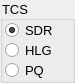
                <widget class="QGroupBox" name="groupBox_Media_Video_TCS">
                 <property name="minimumSize">
                  <size>
                   <width>0</width>
                   <height>83</height>
                  </size>
                 </property>
                 <property name="maximumSize">
                  <size>
                   <width>16777215</width>
                   <height>83</height>
                  </size>
                 </property>
                 <property name="baseSize">
                  <size>
                   <width>0</width>
                   <height>83</height>
                  </size>
                 </property>
                 <property name="autoFillBackground">
                  <bool>false</bool>
                 </property>
                 <property name="styleSheet">
                  <string notr="true">font-family: Arial; font-size: 13px</string>
                 </property>
                 <property name="title">
                  <string>TCS</string>
                 </property>
                 <widget class="QRadioButton" name="radioButton_Media_Video_TCS_SDR">
                  <property name="geometry">
                   <rect>
                    <x>5</x>
                    <y>20</y>
                    <width>51</width>
                    <height>20</height>
                   </rect>
                  </property>
                  <property name="font">
                   <font>
                    <family>Arial</family>
                    <pointsize>-1</pointsize>
                   </font>
                  </property>
                  <property name="styleSheet">
                   <string notr="true">QRadioButton::indicator {width: 15px; height: 15px} font-family: Arial; font-size: 13px
</string>
                  </property>
                  <property name="text">
                   <string>SDR</string>
                  </property>
                  <property name="checked">
                   <bool>true</bool>
                  </property>
                 </widget>
                 <widget class="QRadioButton" name="radioButton_Media_Video_TCS_PQ">
                  <property name="geometry">
                   <rect>
                    <x>5</x>
                    <y>60</y>
                    <width>61</width>
                    <height>20</height>
                   </rect>
                  </property>
                  <property name="font">
                   <font>
                    <family>Arial</family>
                    <pointsize>-1</pointsize>
                   </font>
                  </property>
                  <property name="styleSheet">
                   <string notr="true">QRadioButton::indicator {width: 15px; height: 15px} font-family: Arial; font-size: 13px
</string>
                  </property>
                  <property name="text">
                   <string>PQ</string>
                  </property>
                  <property name="checked">
                   <bool>false</bool>
                  </property>
                 </widget>
                 <widget class="QRadioButton" name="radioButton_Media_Video_TCS_HLG">
                  <property name="geometry">
                   <rect>
                    <x>5</x>
                    <y>40</y>
                    <width>61</width>
                    <height>20</height>
                   </rect>
                  </property>
                  <property name="font">
                   <font>
                    <family>Arial</family>
                    <pointsize>-1</pointsize>
                   </font>
                  </property>
                  <property name="styleSheet">
                   <string notr="true">QRadioButton::indicator {width: 15px; height: 15px} font-family: Arial; font-size: 13px
</string>
                  </property>
                  <property name="text">
                   <string>HLG</string>
                  </property>
                  <property name="checked">
                   <bool>false</bool>
                  </property>
                 </widget>
                </widget>
